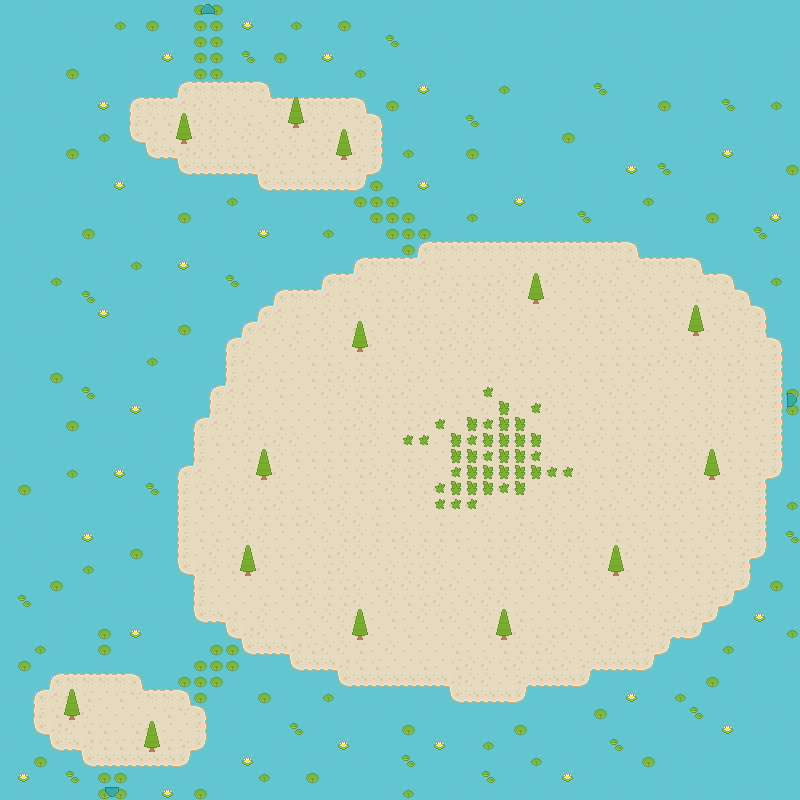

The image is a tile-based game level rendered from a .tmx file. Its description and source (layers, tilesets, objects; grid data summarised) follow:
An orthogonal 50x50 tile map with 16x16 px tiles, 6 tile layers (Ground Terrain, Ground Overlay, Deco0, Deco1, ...), 4 hidden layers not drawn.

<map version="1.5" tiledversion="1.7.1" orientation="orthogonal" renderorder="right-down" width="50" height="50" tilewidth="16" tileheight="16" infinite="0" nextlayerid="12" nextobjectid="1">
 <editorsettings>
  <export target="Lilypad Pathway Part 2.json" format="json" />
 </editorsettings>
 <tileset firstgid="1" source="roguelikeSheet.tsx" />
 <layer id="1" name="Ground Terrain" width="50" height="50">
  <data>[2500 cells, 2500 non-empty, 3 distinct tile ids]</data>
 </layer>
 <layer id="2" name="Ground Overlay" width="50" height="50">
  <data>[2500 cells, 1050 non-empty, 15 distinct tile ids]</data>
 </layer>
 <layer id="3" name="Deco0" width="50" height="50">
  <data>[2500 cells, 195 non-empty, 7 distinct tile ids]</data>
 </layer>
 <layer id="4" name="Deco1" width="50" height="50">
  <data>[2500 cells, 6 non-empty, 6 distinct tile ids]</data>
 </layer>
 <layer id="5" name="Above0" width="50" height="50">
  <data>[2500 cells, 14 non-empty, 1 distinct tile ids]</data>
 </layer>
 <layer id="6" name="Above1" width="50" height="50">
  <data>[2500 cells, 0 non-empty, 0 distinct tile ids]</data>
 </layer>
 <layer id="7" name="Collision" width="50" height="50" visible="0">
  <data>[2500 cells, 1519 non-empty, 3 distinct tile ids]</data>
 </layer>
 <layer id="8" name="Lilypad Pathway Part 1:-1:3168:up:" width="50" height="50" visible="0">
  <data>[2500 cells, 2 non-empty, 2 distinct tile ids]</data>
 </layer>
 <layer id="10" name="Lilypad Kingdom:-1:32:down:" width="50" height="50" visible="0">
  <data>[2500 cells, 2 non-empty, 2 distinct tile ids]</data>
 </layer>
 <layer id="11" name="Lilypad Shrine:32:-1:right:" width="50" height="50" visible="0">
  <data>[2500 cells, 2 non-empty, 2 distinct tile ids]</data>
 </layer>
</map>
